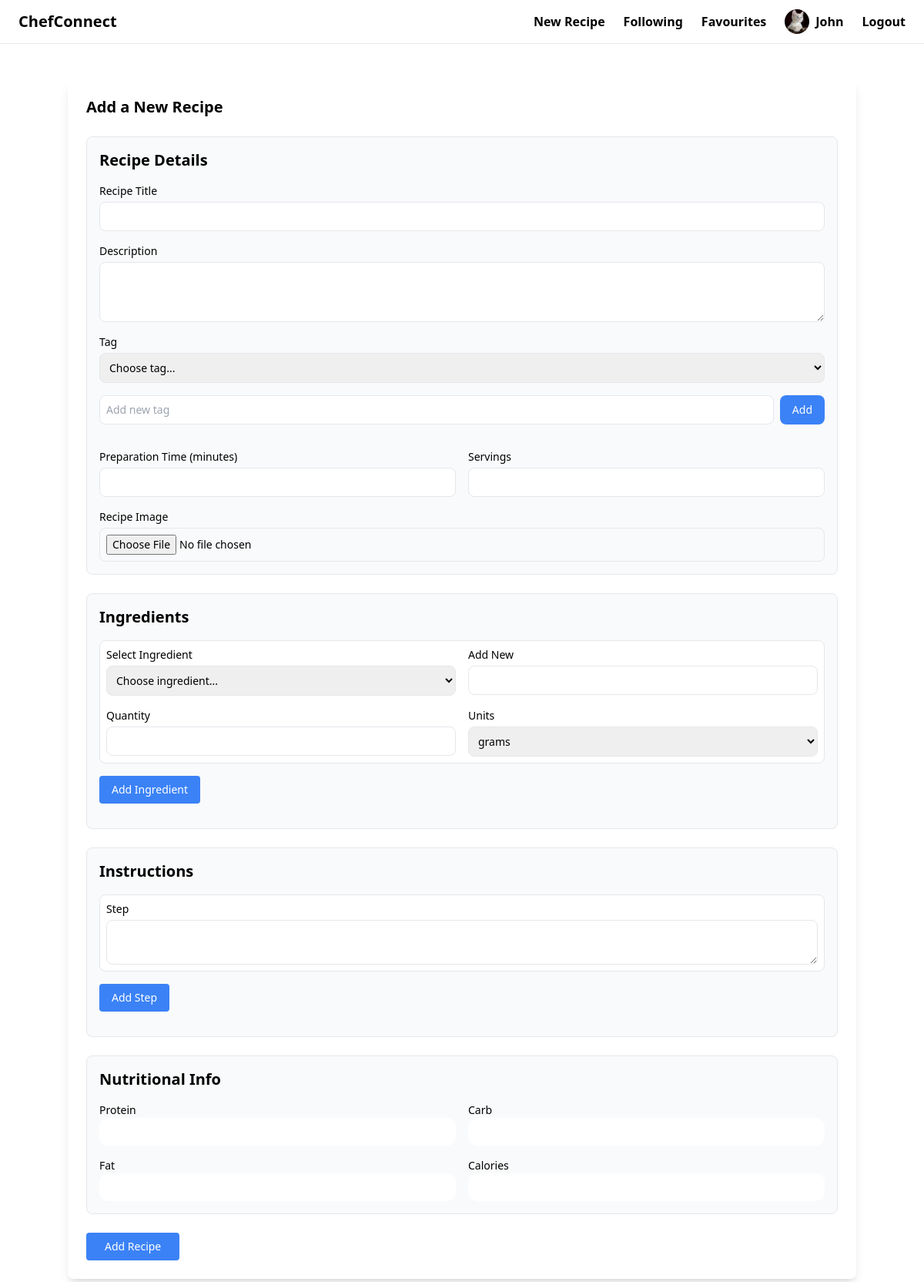
/recipe/new/ (signed in), run on the app's committed database.
### users/models.py (models this page shows, shortened)
class CustomUser(AbstractUser):
    profile_picture = models.ImageField(upload_to="profile_pictures", blank=True, null=True)  # media/profile_pictures
    description = models.TextField(blank=True, null=True)

### recipe/views.py (the view, shortened to what this page needs)
# urls.py: path('recipe/new/', add_recipe, name="add_recipe"),
@login_required
def add_recipe(request):
    ingredient_units = [
        ("g", "grams"),
        ("ml", "milliliters"),
        ("tsp", "teaspoons"),
        ("tbsp", "tablespoons"),
        ("cup", "cups"),
        ("piece", "pieces"),
    ]
    context = {
        "nutrition_form": NutritionalInfoForm(),
        "ingredients": Ingredient.objects.all().order_by("name"),
        "tags": Tag.objects.all().order_by("name"),
        "form_data": request.POST if request.method == "POST" else None,
        "ingredient_units": ingredient_units,
    }
    return render(request, "recipe/add_recipe.html", context)

### recipe/forms.py
class NutritionalInfoForm(forms.ModelForm):
    class Meta:
        model = NutritionalInfo
        fields = ["protein", "carb", "fat", "calories"]
        widgets = {
            "protein": forms.NumberInput(attrs={"class": "w-full py-2 px-4 rounded-xl"}),
            "carb": forms.NumberInput(attrs={"class": "w-full py-2 px-4 rounded-xl"}),
            "fat": forms.NumberInput(attrs={"class": "w-full py-2 px-4 rounded-xl"}),
            "calories": forms.NumberInput(attrs={"class": "w-full py-2 px-4 rounded-xl"}),
        }

### recipe/templates/recipe/add_recipe.html (shortened to what this page needs)
{% extends 'base.html' %}
{% load static %}
{% block content %}
    <div class="container mx-auto mt-8 p-6 bg-white shadow-lg rounded-lg">
        <h1 class="text-xl font-bold mb-6">Add a New Recipe</h1>
        <form method="post" action="{% url 'recipe:add_recipe' %}" enctype="multipart/form-data" class="space-y-6">
            <div class="p-4 border rounded-lg bg-gray-50">
                <h2 class="text-xl font-semibold mb-4">Recipe Details</h2>
                <div class="space-y-4 text-sm">
                    <div class="flex flex-col">
                        <label for="title" class="font-medium mb-1">Recipe Title</label>
                        <input type="text" name="title" id="title" required
                               class="w-full border rounded-lg p-2 focus:ring-2 focus:ring-blue-500">
                    </div>
                    <div class="flex flex-col">
                        <label for="description" class="font-medium mb-1">Description</label>
                        <textarea name="description" id="description" rows="3"
                                  class="w-full border rounded-lg p-2 focus:ring-2 focus:ring-blue-500"></textarea>
                    </div>
                    <div class="flex flex-col">
                        <label for="tag" class="font-medium mb-1">Tag</label>
                        <select id="tag-select" name="existing_tags"
                                class="w-full border rounded-lg p-2">
                            <option value="">Choose tag...</option>
                        </select>
                    </div>
                    <div class="flex flex-col sm:flex-row gap-2">
                        <input type="text" id="new-tag" placeholder="Add new tag"
                               class="w-full border rounded-lg p-2">
                        <button type="button" onclick="addNewTag()"
                                class="w-full sm:w-auto bg-blue-500 text-white px-4 py-2 rounded-lg hover:bg-blue-600">
                            Add
                        </button>
                    </div>
                    <div class="grid grid-cols-1 sm:grid-cols-2 gap-4">
                        <div class="flex flex-col">
                            <label for="preparation_time" class="font-medium mb-1">Preparation Time (minutes)</label>
                            <input type="number" name="preparation_time" id="preparation_time"
                                   class="w-full border rounded-lg p-2 focus:ring-2 focus:ring-blue-500">
                        </div>
                        <div class="flex flex-col">
                            <label for="servings" class="font-medium mb-1">Servings</label>
                            <input type="number" name="servings" id="servings"
                                   class="w-full border rounded-lg p-2 focus:ring-2 focus:ring-blue-500">
                        </div>
                    </div>
                    <div class="flex flex-col">
                        <label for="image" class="font-medium mb-1">Recipe Image</label>
                        <input type="file" name="food_pic" id="image" accept="image/*"
                               class="w-full border rounded-lg p-2">
                    </div>
                </div>
            </div>
            <div class="p-4 border rounded-lg bg-gray-50">
                <h2 class="text-xl font-semibold mb-4">Ingredients</h2>
                <div class="ingredient-form space-y-4 p-2 border rounded-lg bg-white mb-4 text-sm">
                    <div class="grid grid-cols-1 sm:grid-cols-2 gap-4">
                        <div class="flex flex-col">
                            <label class="font-medium mb-1">Select Ingredient</label>
                            <select id="ingredient-select" class="border rounded-lg p-2">
                                <option value="">Choose ingredient...</option>
                            </select>
                        </div>
                        <div class="flex flex-col">
                            <label class="font-medium mb-1">Add New</label>
                            <input type="text" id="new-ingredient"
                                   class="border rounded-lg p-2 focus:ring-2 focus:ring-blue-500">
                        </div>
                    </div>
                    <div class="grid grid-cols-1 sm:grid-cols-2 gap-4">
                        <div class="flex flex-col">
                            <label class="font-medium mb-1">Quantity</label>
                            <input type="number" step="0.01" id="quantity"
                                   class="border rounded-lg p-2 focus:ring-2 focus:ring-blue-500">
                        </div>
                        <div class="flex flex-col">
                            <label class="font-medium mb-1">Units</label>
                            <select id="units" class="border rounded-lg p-2">
                                {% for value, unit in ingredient_units %}
                                    <option value="{{ value }}">{{ unit }}</option>
                                {% endfor %}
                            </select>
                        </div>
                    </div>
                </div>
                <button type="button" id="add-ingredient"
                        class="w-full sm:w-auto bg-blue-500 text-white text-sm px-4 py-2 rounded">
                    Add Ingredient
                </button>
            </div>
            <div class="p-4 border rounded-lg bg-gray-50 text-sm">
                <h2 class="text-xl font-semibold mb-4">Instructions</h2>
                <div class="instruction-form p-2 border rounded-lg bg-white mb-4">
                    <div class="flex flex-col">
                        <label class="font-medium mb-1">Step</label>
                        <textarea id="instruction-input" rows="2"
                                  class="w-full border rounded-lg p-2 focus:ring-2 focus:ring-blue-500"></textarea>
                    </div>
                </div>
                <button type="button" id="add-instruction"
                        class="w-full sm:w-auto bg-blue-500 text-white px-4 py-2 rounded">
                    Add Step
                </button>
            </div>
            <div class="p-4 border rounded-lg bg-gray-50 text-sm">
                <h2 class="text-xl font-semibold mb-4">Nutritional Info</h2>
                <div class="flex flex-col gap-4">
                    <div class="flex flex-col sm:flex-row gap-4">
                        <div class="flex flex-col flex-1">
                            <label>Protein</label>
                            {{ nutrition_form.protein }}
                        </div>
                        <div class="flex flex-col flex-1">
                            <label>Carb</label>
                            {{ nutrition_form.carb }}
                        </div>
                    </div>
                    <div class="flex flex-col sm:flex-row gap-4">
                        <div class="flex flex-col flex-1">
                            <label>Fat</label>
                            {{ nutrition_form.fat }}
                        </div>
                        <div class="flex flex-col flex-1">
                            <label>Calories</label>
                            {{ nutrition_form.calories }}
                        </div>
                    </div>
                </div>
            </div>
            <button type="submit" class="bg-blue-500 text-white text-sm px-6 py-2 rounded">Add Recipe</button>
        </form>
    </div>
{% endblock %}

### templates/base.html (shortened to what this page needs)
{% load static %}
<!doctype html>
<html>
<head>
    <script src="https://cdn.tailwindcss.com"></script>
</head>
<body>
<nav class="relative py-3 px-4 md:px-6 border-b border-gray-200">
    <div class="max-w-7xl mx-auto">
        <div class="flex justify-between items-center">
            <a href="/" class="text-xl font-semibold">ChefConnect</a>
            <div class="hidden md:flex items-center space-x-6">
                <a href="{% url 'recipe:add_recipe' %}" class="text-base font-semibold hover:text-gray-500">New
                    Recipe</a>
                <a href="{% url 'users:following' %}" class="text-base font-semibold hover:text-gray-500">Following</a>
                <a href="{% url 'recipe:saved_recipes' %}" class="text-base font-semibold hover:text-gray-500">Favourites</a>
                {% if request.user.is_authenticated %}
                    <a href="{% url 'users:profile' %}" class="flex items-center space-x-2">
                        {% if request.user.profile_picture %}
                            <img src="{{ request.user.profile_picture.url }}" alt="Profile"
                                 class="w-8 h-8 rounded-full object-cover">
                        {% else %}
                            <div class="w-8 h-8 rounded-full bg-gray-300 flex items-center justify-center">
                                <span class="text-gray-600">{{ request.user.username|first|upper }}</span>
                            </div>
                        {% endif %}
                        <span class="text-base font-semibold hover:text-gray-500">{{ request.user.username | capfirst }}</span>
                    </a>
                    <a href="{% url 'users:logout' %}"
                       class="text-base font-semibold hover:text-red-700">Logout</a>
                {% endif %}
            </div>
        </div>
    </div>
</nav>
<div class="px-4 md:px-6 py-3">
    {% block content %}
    {% endblock %}
</div>
</body>
</html>

### data on the page
CustomUser: user.profile_picture (picture), user.username "John"

### other printed values
form field value "grams"
